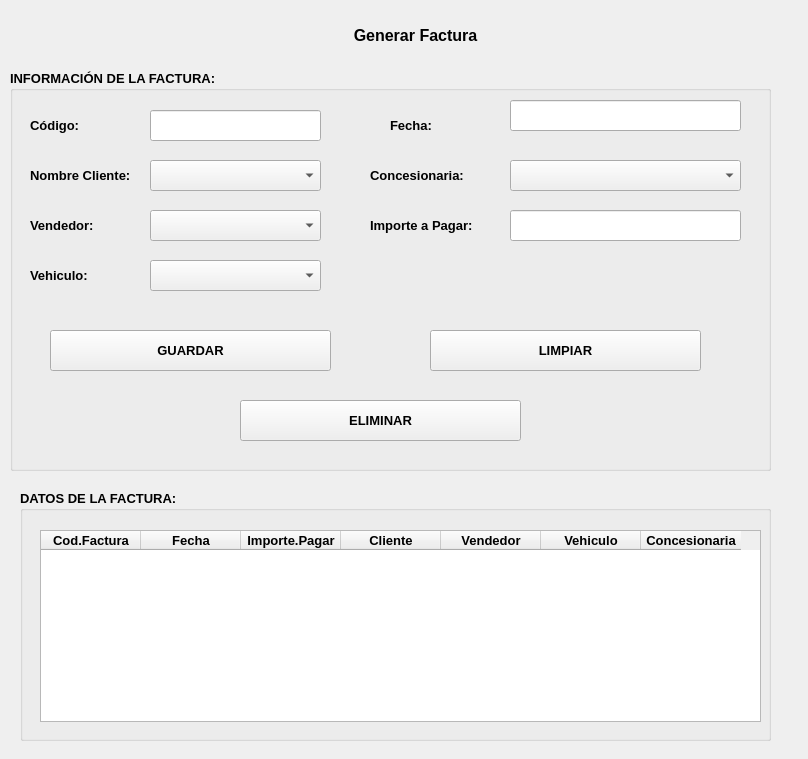
<?xml version="1.0" encoding="UTF-8"?>
<ui version="4.0">
 <class>MainWindow</class>
 <widget class="QMainWindow" name="MainWindow">
  <property name="geometry">
   <rect>
    <x>0</x>
    <y>0</y>
    <width>808</width>
    <height>759</height>
   </rect>
  </property>
  <property name="windowTitle">
   <string>MainWindow</string>
  </property>
  <widget class="QWidget" name="centralwidget">
   <widget class="QGroupBox" name="groupBox">
    <property name="geometry">
     <rect>
      <x>10</x>
      <y>70</y>
      <width>761</width>
      <height>401</height>
     </rect>
    </property>
    <property name="font">
     <font>
      <pointsize>10</pointsize>
      <weight>75</weight>
      <bold>true</bold>
     </font>
    </property>
    <property name="title">
     <string>INFORMACIÓN DE LA FACTURA:</string>
    </property>
    <widget class="QLabel" name="label_2">
     <property name="geometry">
      <rect>
       <x>20</x>
       <y>40</y>
       <width>81</width>
       <height>31</height>
      </rect>
     </property>
     <property name="text">
      <string>Código:</string>
     </property>
    </widget>
    <widget class="QLabel" name="label_3">
     <property name="geometry">
      <rect>
       <x>20</x>
       <y>90</y>
       <width>111</width>
       <height>31</height>
      </rect>
     </property>
     <property name="text">
      <string>Nombre Cliente:</string>
     </property>
    </widget>
    <widget class="QLabel" name="label_5">
     <property name="geometry">
      <rect>
       <x>310</x>
       <y>90</y>
       <width>71</width>
       <height>31</height>
      </rect>
     </property>
     <property name="text">
      <string/>
     </property>
    </widget>
    <widget class="QPushButton" name="btnguardar">
     <property name="geometry">
      <rect>
       <x>40</x>
       <y>260</y>
       <width>281</width>
       <height>41</height>
      </rect>
     </property>
     <property name="text">
      <string>GUARDAR</string>
     </property>
    </widget>
    <widget class="QPushButton" name="btnlimpiar">
     <property name="geometry">
      <rect>
       <x>420</x>
       <y>260</y>
       <width>271</width>
       <height>41</height>
      </rect>
     </property>
     <property name="text">
      <string>LIMPIAR</string>
     </property>
    </widget>
    <widget class="QLineEdit" name="txtCodigo">
     <property name="geometry">
      <rect>
       <x>140</x>
       <y>40</y>
       <width>171</width>
       <height>31</height>
      </rect>
     </property>
    </widget>
    <widget class="QLabel" name="label_4">
     <property name="geometry">
      <rect>
       <x>20</x>
       <y>140</y>
       <width>91</width>
       <height>31</height>
      </rect>
     </property>
     <property name="text">
      <string>Vendedor:</string>
     </property>
    </widget>
    <widget class="QComboBox" name="cboVendedor">
     <property name="geometry">
      <rect>
       <x>140</x>
       <y>140</y>
       <width>171</width>
       <height>31</height>
      </rect>
     </property>
    </widget>
    <widget class="QLabel" name="label_7">
     <property name="geometry">
      <rect>
       <x>380</x>
       <y>40</y>
       <width>81</width>
       <height>31</height>
      </rect>
     </property>
     <property name="text">
      <string>Fecha:</string>
     </property>
    </widget>
    <widget class="QLabel" name="label_9">
     <property name="geometry">
      <rect>
       <x>360</x>
       <y>90</y>
       <width>101</width>
       <height>31</height>
      </rect>
     </property>
     <property name="text">
      <string>Concesionaria:</string>
     </property>
    </widget>
    <widget class="QComboBox" name="cboConcesionaria">
     <property name="geometry">
      <rect>
       <x>500</x>
       <y>90</y>
       <width>231</width>
       <height>31</height>
      </rect>
     </property>
    </widget>
    <widget class="QLabel" name="label_10">
     <property name="geometry">
      <rect>
       <x>20</x>
       <y>190</y>
       <width>91</width>
       <height>31</height>
      </rect>
     </property>
     <property name="text">
      <string>Vehiculo:</string>
     </property>
    </widget>
    <widget class="QComboBox" name="cboVehiculo">
     <property name="geometry">
      <rect>
       <x>140</x>
       <y>190</y>
       <width>171</width>
       <height>31</height>
      </rect>
     </property>
    </widget>
    <widget class="QLabel" name="label_11">
     <property name="geometry">
      <rect>
       <x>360</x>
       <y>140</y>
       <width>111</width>
       <height>31</height>
      </rect>
     </property>
     <property name="text">
      <string>Importe a Pagar:</string>
     </property>
    </widget>
    <widget class="QLineEdit" name="txtImporte">
     <property name="geometry">
      <rect>
       <x>500</x>
       <y>140</y>
       <width>231</width>
       <height>31</height>
      </rect>
     </property>
    </widget>
    <widget class="QComboBox" name="cboCliente">
     <property name="geometry">
      <rect>
       <x>140</x>
       <y>90</y>
       <width>171</width>
       <height>31</height>
      </rect>
     </property>
    </widget>
    <widget class="QLineEdit" name="txtFecha">
     <property name="geometry">
      <rect>
       <x>500</x>
       <y>30</y>
       <width>231</width>
       <height>31</height>
      </rect>
     </property>
    </widget>
    <widget class="QPushButton" name="btnEliminar">
     <property name="geometry">
      <rect>
       <x>230</x>
       <y>330</y>
       <width>281</width>
       <height>41</height>
      </rect>
     </property>
     <property name="text">
      <string>ELIMINAR</string>
     </property>
    </widget>
   </widget>
   <widget class="QLabel" name="label">
    <property name="geometry">
     <rect>
      <x>100</x>
      <y>20</y>
      <width>631</width>
      <height>31</height>
     </rect>
    </property>
    <property name="font">
     <font>
      <pointsize>12</pointsize>
      <weight>75</weight>
      <bold>true</bold>
     </font>
    </property>
    <property name="text">
     <string>Generar Factura</string>
    </property>
    <property name="alignment">
     <set>Qt::AlignCenter</set>
    </property>
   </widget>
   <widget class="QGroupBox" name="groupBox_2">
    <property name="geometry">
     <rect>
      <x>20</x>
      <y>490</y>
      <width>751</width>
      <height>251</height>
     </rect>
    </property>
    <property name="font">
     <font>
      <pointsize>10</pointsize>
      <weight>75</weight>
      <bold>true</bold>
     </font>
    </property>
    <property name="title">
     <string>DATOS DE LA FACTURA:</string>
    </property>
    <widget class="QTableWidget" name="tblFactura">
     <property name="geometry">
      <rect>
       <x>20</x>
       <y>40</y>
       <width>721</width>
       <height>192</height>
      </rect>
     </property>
     <column>
      <property name="text">
       <string>Cod.Factura</string>
      </property>
     </column>
     <column>
      <property name="text">
       <string>Fecha</string>
      </property>
     </column>
     <column>
      <property name="text">
       <string>Importe.Pagar</string>
      </property>
     </column>
     <column>
      <property name="text">
       <string>Cliente</string>
      </property>
     </column>
     <column>
      <property name="text">
       <string>Vendedor</string>
      </property>
     </column>
     <column>
      <property name="text">
       <string>Vehiculo</string>
      </property>
     </column>
     <column>
      <property name="text">
       <string>Concesionaria</string>
      </property>
     </column>
    </widget>
   </widget>
  </widget>
 </widget>
 <resources/>
 <connections/>
</ui>
